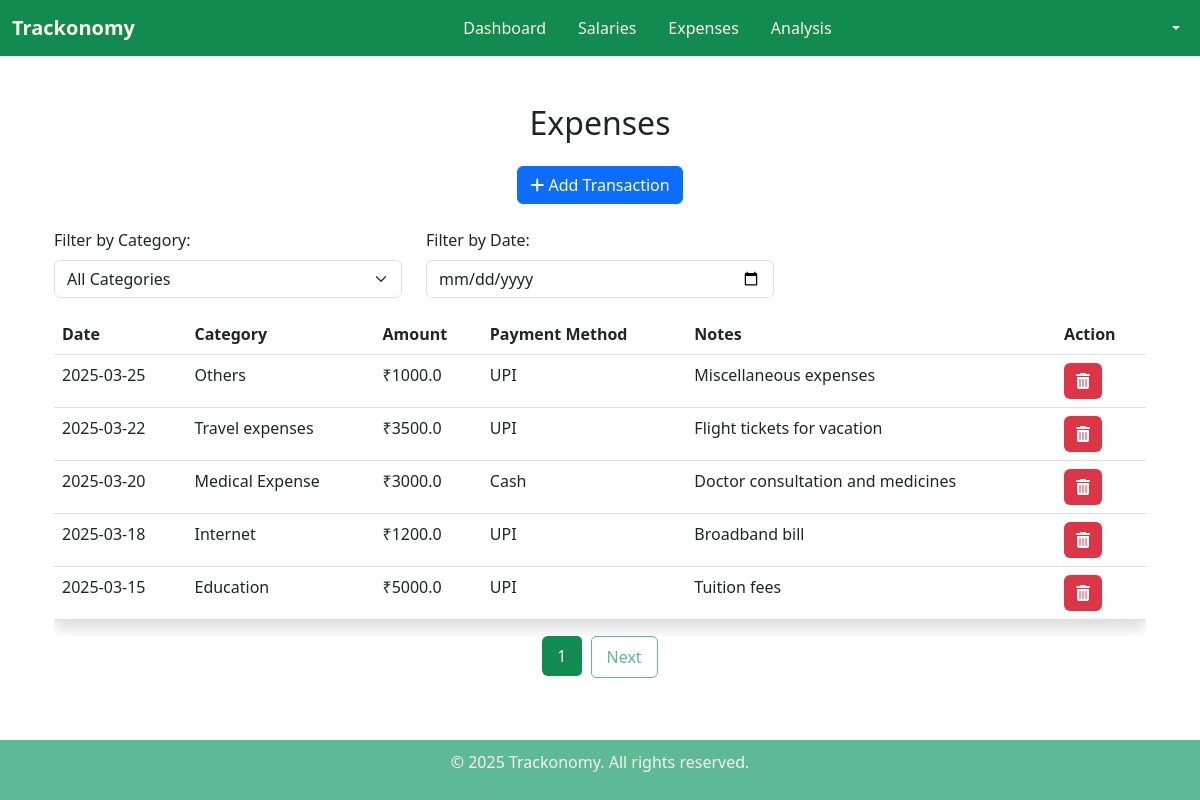
/expenses (signed in), run on the app's committed database.
### tables this page shows
CREATE TABLE expenses (
            id INTEGER PRIMARY KEY AUTOINCREMENT,
            user_id INTEGER NOT NULL,
            amount REAL NOT NULL,
            category TEXT NOT NULL,
            date TEXT NOT NULL,
            description TEXT,
            payment_method TEXT NOT NULL, recurring INTEGER DEFAULT 0, last_added DATE, salary_id INTEGER,
            FOREIGN KEY (user_id) REFERENCES users (id)
        );

### app.py (the view)
@app.route('/expenses')
def expenses():
    if 'username' not in session:
        return redirect(url_for('login'))
    user_id = session['user_id']
    page = request.args.get('page', 1, type=int)
    category = request.args.get('category', '', type=str)
    date = request.args.get('date', '', type=str)
    limit = 5  # Show 5 expenses per page
    offset = (page - 1) * limit
    conn = get_db_connection()
    cursor = conn.cursor()
    cursor.execute("SELECT id, amount, salary_type FROM salaries WHERE user_id = ?", (user_id,))
    salaries = cursor.fetchall()
    query_count = "SELECT COUNT(*) FROM expenses WHERE user_id = ?"
    params_count = [user_id]
    query = "SELECT * FROM expenses WHERE user_id = ?"
    params = [user_id]
    if category:
        query += " AND category = ?"
        params.append(category)
        query_count += " AND category = ?"
        params_count.append(category)
    if date:
        query += " AND date = ?"
        params.append(date)
        query_count += " AND date = ?"
        params_count.append(date)
    query += " ORDER BY date DESC LIMIT ? OFFSET ?"
    params.extend([limit, offset])
    cursor.execute(query_count, params_count)
    total_expenses = cursor.fetchone()[0]
    total_pages = (total_expenses + limit - 1) // limit  # Calculate total pages
    cursor.execute(query, params)
    expenses = cursor.fetchall()
    conn.close()
    return render_template(
        'expenses.html',
        expenses=expenses,
        page=page,
        total_pages=total_pages,
        category=category,
        date=date,
        salaries=salaries
    )

### app.py (called while the page is built)
def get_db_connection():
    conn = sqlite3.connect(DATABASE)
    conn.row_factory = sqlite3.Row  # Allows fetching results as dictionaries
    return conn

### templates/expenses.html (shortened to what this page needs)
{% extends 'base.html' %}
{% block content %}
<link rel="stylesheet" href="https://cdn.jsdelivr.net/npm/bootstrap@5.3.0/dist/css/bootstrap.min.css">
<div class="container mt-4">
    <h2 class="text-center mb-4">Expenses</h2>
    <div class="text-center mb-4">
        <button class="btn btn-primary" onclick="openPopup()">
            <i class="fas fa-plus"></i> Add Transaction
        </button>
    </div>
    <div class="row mb-3">
        <div class="col-md-4">
            <label for="categoryFilter" class="form-label">Filter by Category:</label>
            <select id="categoryFilter" class="form-select" onchange="applyFilters()">
                <option value="">All Categories</option>
            </select>
        </div>
        <div class="col-md-4">
            <label for="dateFilter" class="form-label">Filter by Date:</label>
            <input type="date" id="dateFilter" class="form-control" onchange="applyFilters()">
        </div>
    </div>
    <div class="table-responsive">
        <table class="table table-hover shadow rounded" style="background-color: #FBF6E9;">
            <thead style="background-color: #E3F0AF; color: #333;">
                <tr>
                    <th>Date</th>
                    <th>Category</th>
                    <th>Amount</th>
                    <th>Payment Method</th>
                    <th>Notes</th>
                    <th>Action</th>
                </tr>
            </thead>
            <tbody>
                {% if expenses %}
                {% for expense in expenses %}
                    <tr>
                        <td>{{ expense[4] }}</td>
                        <td>{{ expense[3] }}</td>
                        <td>₹{{ expense[2] }}</td>
                        <td>{{ expense[6] }}</td>
                        <td>{{ expense[5] }}</td>
                        <td>
                            <form action="{{ url_for('delete_transaction', transaction_id=expense[0]) }}" method="post">
                                <button type="submit" class="btn btn-danger">
                                    <i class="fas fa-trash-alt"></i>
                                </button>
                            </form>
                        </td>
                    </tr>
                {% endfor %}
                {% else %}
                    <tr>
                        <td colspan="6" class="text-center">No expenses available.</td>
                    </tr>
                {% endif %}
            </tbody>
        </table>
    </div>
</div>
<nav>
    <ul class="pagination justify-content-center">
        <li class="page-item active">
            <span class="page-link">{{ page }}</span>
        </li>
        {% if page < total_pages %}
            <li class="page-item">
                <a class="page-link" href="{{ url_for('expenses', page=page+1, category=request.args.get('category', ''), date=request.args.get('date', '')) }}">Next</a>
            </li>
        {% endif %}
    </ul>
</nav>
{% endblock %}

### templates/base.html (shortened to what this page needs)
<!DOCTYPE html>
<html lang="en">
<head>
    <link href="https://cdn.jsdelivr.net/npm/bootstrap@5.3.0-alpha1/dist/css/bootstrap.min.css" rel="stylesheet">
    <link rel="stylesheet" href="https://cdnjs.cloudflare.com/ajax/libs/font-awesome/6.5.1/css/all.min.css">
</head>
<body class="{% block body_class %}{% endblock %}">
    <nav class="navbar navbar-expand-lg">
        <div class="container-fluid">
            <a class="navbar-brand" href="#">Trackonomy</a>
            <div class="collapse navbar-collapse justify-content-center" id="navbarNav">
                <ul class="navbar-nav mb-2 mb-lg-0">
                    <li class="nav-item me-lg-3">
                        <a class="nav-link" href="{{ url_for('index') }}">Dashboard</a>
                    </li>
                    <li class="nav-item me-lg-3">
                        <a class="nav-link" href="{{ url_for('salaries') }}">Salaries</a>
                    </li>
                    <li class="nav-item me-lg-3">
                        <a class="nav-link" href="{{ url_for('expenses') }}">Expenses</a>
                    </li>
                    <li class="nav-item me-lg-3">
                        <a class="nav-link" href="{{ url_for('analysis') }}">Analysis</a>
                    </li>
                </ul>
            </div>
            <div class="navbar-nav ms-auto">
                <div class="nav-item dropdown">
                    <a class="nav-link dropdown-toggle" href="#" id="navbarDropdown" role="button" data-bs-toggle="dropdown">
                    </a>
                </div>
            </div>
        </div>
    </nav>
    <div class="container mt-4">
        {% block content %}
        {% endblock %}
    </div>
    <footer class="footer">
        <div class="container">
            <p>&copy; 2025 Trackonomy. All rights reserved.</p>
        </div>
    </footer>
</body>
</html>

### templates/base.html (style rules this page uses)
body { color: #333; font-family: 'Poppins', sans-serif; min-height: 100vh; display: flex; flex-direction: column; }
.navbar { background-color: #118B50; }
.navbar-brand { font-weight: bold; color: #FBF6E9 !important; }
.nav-link { color: #FBF6E9 !important; }
.footer { background-color: #5DB996; color: #FBF6E9; padding: 10px 0; text-align: center; width: 100%; margin-top: auto; }

### templates/expenses.html (style rules this page uses)
.btn-danger { background-color: #dc3545; border: none; }
.pagination { display: flex; list-style: none; padding: 0; }
.page-item { margin: 0 5px; }
.page-link { padding: 8px 15px; text-decoration: none; border-radius: 5px; border: 1px solid #5DB996; color: #5DB996; transition: all 0.3s ease; }
.page-item.active .page-link { background-color: #118B50; color: white; border: none; cursor: default; }

### data on the page
expenses: date "2025-03-25", category "Others", amount "1000.0", payment_method "UPI", description "Miscellaneous expenses"
expenses: date "2025-03-22", category "Travel expenses", amount "3500.0", payment_method "UPI", description "Flight tickets for vacation"
expenses: date "2025-03-20", category "Medical Expense", amount "3000.0", payment_method "Cash", description "Doctor consultation and medicines"
expenses: date "2025-03-18", category "Internet", amount "1200.0", payment_method "UPI", description "Broadband bill"
expenses: date "2025-03-15", category "Education", amount "5000.0", payment_method "UPI", description "Tuition fees"

### other printed values
{{ page }} "1"
